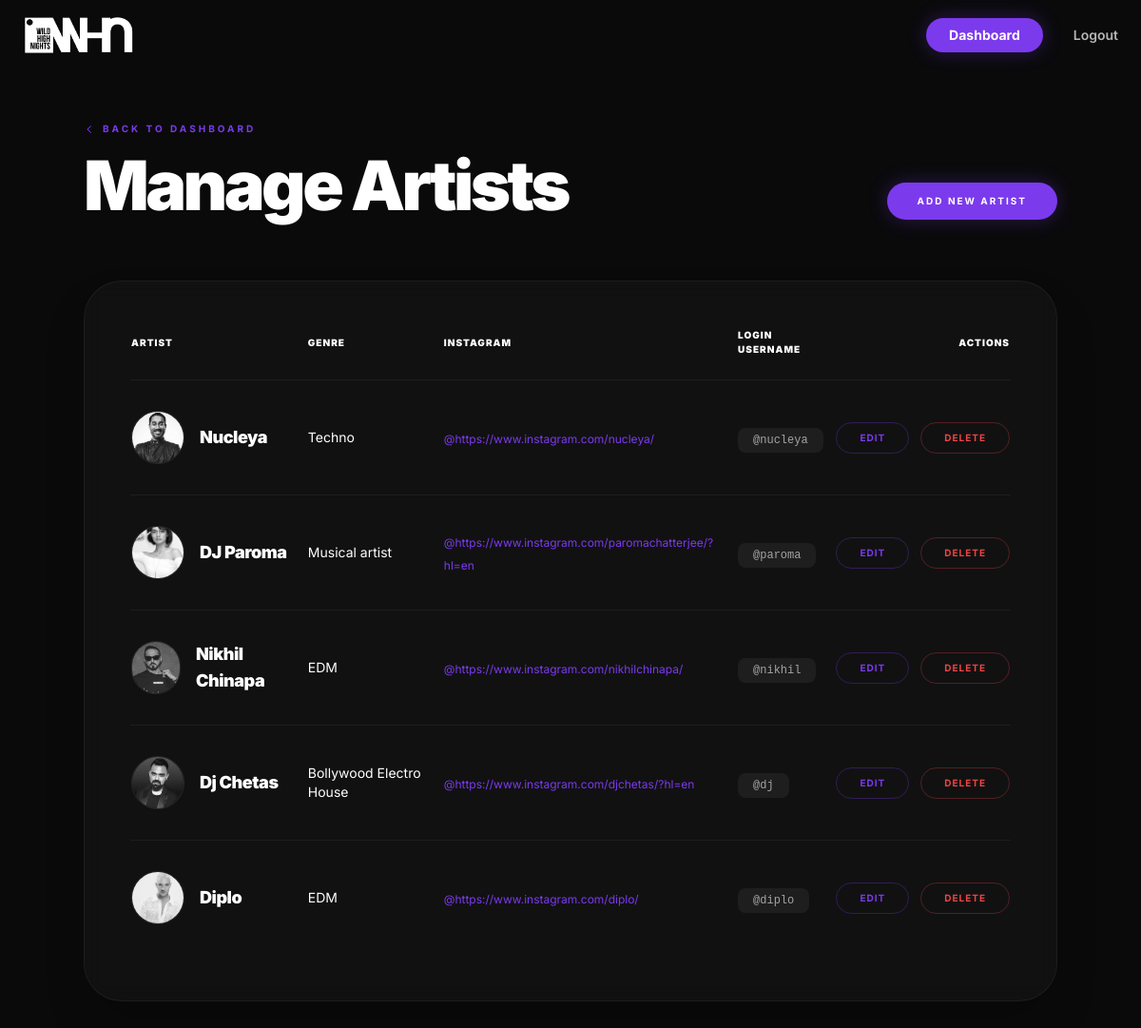
/dashboard/artists/ (signed in), run on the app's committed database.
### bookings/models.py (models this page shows, shortened)
class Artist(models.Model):
    user = models.OneToOneField(User, on_delete=models.CASCADE, null=True, blank=True)
    name = models.CharField(max_length=100)
    slug = models.SlugField(unique=True, blank=True)
    genre = models.CharField(max_length=100, blank=True)
    instagram = models.CharField(max_length=255, blank=True)
    artist_image = models.ImageField(upload_to="artists/", blank=True, null=True)

### bookings/views.py (the view)
# urls.py: path('dashboard/artists/', views.manage_artists_view, name='manage_artists'),
@login_required(login_url='login')
def manage_artists_view(request):
    artists = Artist.objects.all().select_related('user')
    return render(request, 'bookings/manage_artists.html', {'artists': artists})

### templates/bookings/manage_artists.html (shortened to what this page needs)
{% extends 'base.html' %}
{% load static %}
{% block content %}
<div class="min-h-screen bg-whn-dark pt-32 pb-20 px-6">
    <div class="container mx-auto">
        <div class="flex flex-col md:flex-row md:items-end justify-between gap-8 mb-16" data-aos="fade-down">
            <div>
                <a href="{% url 'dashboard' %}" class="text-whn-purple font-bold tracking-[0.3em] uppercase text-[10px] mb-4 flex items-center gap-2 hover:translate-x-[-4px] transition-transform">
                    <svg xmlns="http://www.w3.org/2000/svg" class="h-3 w-3" fill="none" viewBox="0 0 24 24" stroke="currentColor">
                        <path stroke-linecap="round" stroke-linejoin="round" stroke-width="2" d="M15 19l-7-7 7-7" />
                    </svg>
                    Back to Dashboard
                </a>
                <h1 class="text-6xl md:text-7xl font-black text-white tracking-tighter">Manage Artists</h1>
            </div>
            <a href="{% url 'add_artist' %}" class="px-8 py-3 bg-whn-purple text-white text-[10px] font-bold rounded-full shadow-[0_0_20px_rgba(124,58,237,0.3)] hover:scale-105 active:scale-95 transition-all uppercase tracking-[0.2em]">Add New Artist</a>
        </div>
        <div class="glass-card rounded-[2.5rem] p-10 md:p-12 border border-white/5 shadow-2xl" data-aos="fade-up">
            <div class="overflow-x-auto">
                <table class="w-full text-left">
                    <thead>
                        <tr class="border-b border-white/5">
                            <th class="pb-6 text-[10px] font-black text-whn-tertiary uppercase tracking-widest">Artist</th>
                            <th class="pb-6 text-[10px] font-black text-whn-tertiary uppercase tracking-widest">Genre</th>
                            <th class="pb-6 text-[10px] font-black text-whn-tertiary uppercase tracking-widest">Instagram</th>
                            <th class="pb-6 text-[10px] font-black text-whn-tertiary uppercase tracking-widest">Login Username</th>
                            <th class="pb-6 text-[10px] font-black text-whn-tertiary uppercase tracking-widest text-right">Actions</th>
                        </tr>
                    </thead>
                    <tbody class="divide-y divide-white/5">
                        {% for artist in artists %}
                        <tr class="group">
                            <td class="py-8">
                                <div class="flex items-center gap-4">
                                    <div class="w-14 h-14 rounded-full overflow-hidden border border-white/10 group-hover:border-whn-purple/50 transition-all cursor-pointer" onclick="previewImage('{% if artist.artist_image %}{{ artist.artist_image.url }}{% endif %}', '{{ artist.name }}')">
                                        {% if artist.artist_image %}
                                        <img src="{{ artist.artist_image.url }}" alt="{{ artist.name }}" class="w-full h-full object-cover grayscale group-hover:grayscale-0 transition-all">
                                        {% else %}
                                        <div class="w-full h-full bg-white/5 flex items-center justify-center text-xl">🎧</div>
                                        {% endif %}
                                    </div>
                                    <span class="text-white font-black text-lg tracking-tight">{{ artist.name }}</span>
                                </div>
                            </td>
                            <td class="py-8 text-sm text-whn-tertiary">{{ artist.genre }}</td>
                            <td class="py-8">
                                {% if artist.instagram %}
                                <a href="{% if 'http' in artist.instagram %}{{ artist.instagram }}{% else %}https://instagram.com/{{ artist.instagram }}{% endif %}" target="_blank" class="text-whn-purple hover:underline text-xs">@{{ artist.instagram|cut:"https://instagram.com/" }}</a>
                                {% else %}
                                <span class="text-white/20 text-xs italic">N/A</span>
                                {% endif %}
                            </td>
                            <td class="py-8">
                                <span class="px-4 py-1.5 rounded-lg bg-white/5 text-xs text-white/60 font-mono">@{{ artist.user.username }}</span>
                            </td>
                            <td class="py-8 text-right">
                                <div class="flex items-center justify-end gap-3">
                                    <a href="{% url 'edit_artist' artist.id %}" class="px-6 py-2 rounded-full border border-whn-purple/30 text-whn-purple text-[10px] font-bold hover:bg-whn-purple hover:text-white hover:border-whn-purple transition-all uppercase tracking-widest">
                                        Edit
                                    </a>
                                    <button onclick="confirmDelete('{{ artist.id }}', '{{ artist.name }}')" class="px-6 py-2 rounded-full border border-red-500/30 text-red-500 text-[10px] font-bold hover:bg-red-500 hover:text-white hover:border-red-500 transition-all uppercase tracking-widest">
                                        Delete
                                    </button>
                                </div>
                            </td>
                        </tr>
                        {% empty %}
                        <tr>
                            <td colspan="4" class="py-20 text-center text-whn-tertiary text-sm italic">No artists found in the records.</td>
                        </tr>
                        {% endfor %}
                    </tbody>
                </table>
            </div>
        </div>
    </div>
</div>
{% endblock %}

### static/css/homepage.css (style rules this page uses)
.glass-card { background: rgba(255, 255, 255, 0.03); backdrop-filter: blur(10px); -webkit-backdrop-filter: blur(10px); border: 1px solid rgba(255, 255, 255, 0.05); transition: all 0.3s ease; }

### data on the page
Artist: artist_image (picture), name "Nucleya", genre "Techno", instagram "https://www.instagram.com/nucleya/", user.username "nucleya"
Artist: artist_image (picture), name "DJ Paroma", genre "Musical artist", instagram "https://www.instagram.com/paromachatterjee/?hl=en", user.username "paroma"
Artist: artist_image (picture), name "Nikhil Chinapa", genre "EDM", instagram "https://www.instagram.com/nikhilchinapa/", user.username "nikhil"
Artist: artist_image (picture), name "Dj Chetas", genre "Bollywood Electro House", instagram "https://www.instagram.com/djchetas/?hl=en", user.username "dj"
Artist: artist_image (picture), name "Diplo", genre "EDM", instagram "https://www.instagram.com/diplo/", user.username "diplo"
